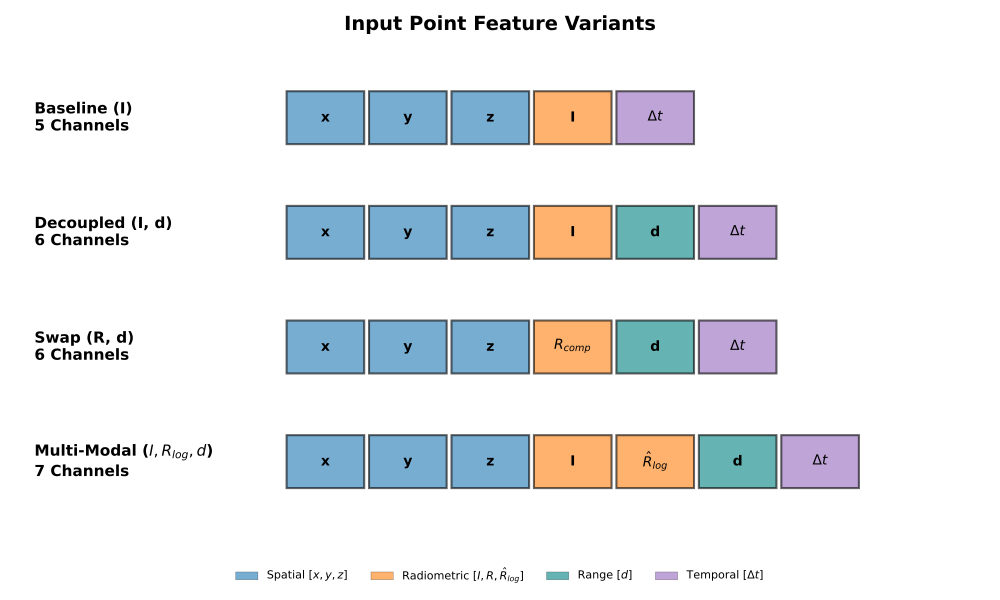

Recreate this plot in Python.
import matplotlib.pyplot as plt
import matplotlib.patches as patches
import os

def main():
    try:
        plt.style.use('seaborn-v0_8-paper')
    except:
        try:
            plt.style.use('seaborn-paper')
        except:
            pass
    plt.rcParams.update({'font.family': 'sans-serif'})
    
    fig, ax = plt.subplots(figsize=(10, 6))
    ax.set_xlim(0, 10)
    ax.set_ylim(0, 6)
    ax.axis('off')
    
    variants = [
        {"name": "Baseline (I)\n5 Channels", "channels": [
            ("x", "blue"), ("y", "blue"), ("z", "blue"), ("I", "orange"), ("$\Delta t$", "purple")
        ]},
        {"name": "Decoupled (I, d)\n6 Channels", "channels": [
            ("x", "blue"), ("y", "blue"), ("z", "blue"), ("I", "orange"), ("d", "teal"), ("$\Delta t$", "purple")
        ]},
        {"name": "Swap (R, d)\n6 Channels", "channels": [
            ("x", "blue"), ("y", "blue"), ("z", "blue"), ("$R_{comp}$", "orange"), ("d", "teal"), ("$\Delta t$", "purple")
        ]},
        {"name": "Multi-Modal ($I, R_{log}, d$)\n7 Channels", "channels": [
            ("x", "blue"), ("y", "blue"), ("z", "blue"), ("I", "orange"), ("$\hat{R}_{log}$", "orange"), ("d", "teal"), ("$\Delta t$", "purple")
        ]}
    ]
    
    colors_map = {
        "blue": "#1f77b4",
        "orange": "#ff7f0e",
        "teal": "#008080",
        "purple": "#9467bd"
    }
    
    y_offset = 4.8
    
    for i, var in enumerate(variants):
        ax.text(0.2, y_offset + 0.3, var["name"], va='center', ha='left', fontsize=11, weight='bold')
        
        x_offset = 2.8
        for ch, col in var["channels"]:
            rect = patches.Rectangle((x_offset, y_offset), 0.8, 0.6, 
                                     edgecolor='black', facecolor=colors_map[col], alpha=0.6, lw=1.5)
            ax.add_patch(rect)
            ax.text(x_offset + 0.4, y_offset + 0.3, ch, va='center', ha='center', fontsize=10, weight='bold')
            x_offset += 0.85
            
        y_offset -= 1.3
        
    legend_elements = [
        patches.Patch(facecolor=colors_map["blue"], alpha=0.6, edgecolor='black', label='Spatial $[x,y,z]$'),
        patches.Patch(facecolor=colors_map["orange"], alpha=0.6, edgecolor='black', label='Radiometric $[I, R, \\hat{R}_{log}]$'),
        patches.Patch(facecolor=colors_map["teal"], alpha=0.6, edgecolor='black', label='Range $[d]$'),
        patches.Patch(facecolor=colors_map["purple"], alpha=0.6, edgecolor='black', label='Temporal $[\\Delta t]$')
    ]
    ax.legend(handles=legend_elements, loc='lower center', ncol=4, bbox_to_anchor=(0.5, -0.05), frameon=False)
    
    plt.title('Input Point Feature Variants', fontsize=14, weight='bold')
    plt.tight_layout()
    
    output_dir = os.path.dirname(os.path.abspath(__file__))
    plt.savefig(os.path.join(output_dir, 'fig3_2_feature_variants.png'), dpi=300)
    plt.savefig(os.path.join(output_dir, 'fig3_2_feature_variants.pdf'))
    plt.close()

if __name__ == '__main__':
    main()
